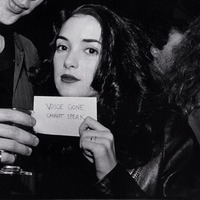
#> input picture jpeg/novoice.jpeg, 200 x 200 px
$ python koch_zhao_stenography.py
#> lines starting #> are read from the running program, lines starting #| are printed output that depends on the picture
import numpy as np
from skimage import io
from skimage.util import view_as_blocks
from scipy.fftpack import dct, idct
from matplotlib import pyplot as plt

u1, v1 = 4, 5
u2, v2 = 5, 4
N = 8
P = 25


def increment_abs(x):
    return x + 1 if x >= 0 else x - 1


def decrement_abs(x):
    if np.abs(x) <= 1:
        return 0
    else:
        return x - 1 if x >= 0 else x + 1


def abs_diff_coefficients(transform):
    return abs(transform[u1, v1]) - abs(transform[u2, v2])


def valid_coefficients(transform, bit, threshold):
    difference = abs_diff_coefficients(transform)
    if (bit == 0) and (difference > threshold):
        return True
    elif (bit == 1) and (difference < -threshold):
        return True
    else:
        return False


def change_coefficients(transform, bit):
    coefficients = transform.copy()
    if bit == 0:
        coefficients[u1, v1] = increment_abs(coefficients[u1, v1])
        coefficients[u2, v2] = decrement_abs(coefficients[u2, v2])
    elif bit == 1:
        coefficients[u1, v1] = decrement_abs(coefficients[u1, v1])
        coefficients[u2, v2] = increment_abs(coefficients[u2, v2])
    return coefficients


def embed_bit(block, bit):
    patch = block.copy()
    coefficients = dct(dct(patch, axis=0, norm='ortho'), axis=1, norm='ortho')
    while not valid_coefficients(coefficients, bit, P) or (bit != take_bit(patch)):
        coefficients = change_coefficients(coefficients, bit)
        patch = double_to_byte(idct(idct(coefficients, axis=0, norm='ortho'), axis=1, norm='ortho'))
    return patch


def embed_message(orig, msg):
    new_image = orig.copy()
    blue = new_image[:, :, 2]
    blocks = view_as_blocks(blue, block_shape=(N, N))
    h = blocks.shape[1]
    for index, bit in enumerate(msg):
        i = index // h
        j = index % h
        block = blocks[i, j]
        blue[i * N: (i + 1) * N, j * N: (j + 1) * N] = embed_bit(block, bit)
    new_image[:, :, 2] = blue
    return new_image


def take_bit(block):
    transform = dct(dct(block, axis=0), axis=1)
    return 0 if abs_diff_coefficients(transform) > 0 else 1


def retrieve_message(image, length):
    blocks = view_as_blocks(image[:, :, 2], block_shape=(N, N))
    h = blocks.shape[1]
    return [take_bit(blocks[index // h, index % h]) for index in range(length)]


def double_to_byte(arr):
    return np.uint8(np.round(np.clip(arr, 0, 255), 0))


def to_bits(s):
    result = []
    for c in s:
        bits = bin(ord(c))[2:]
        result.extend(map(int, bits.rjust(8, '0')))
    return result


def from_bits(bits):
    chars = []
    for i in range(len(bits) // 8):
        byte_char = bits[i * 8:(i + 1) * 8]
        int_char = int(''.join(map(str, byte_char)), 2)
        chars.append(chr(int_char))
    return ''.join(chars)


if __name__ == '__main__':
    original = io.imread('novoice.jpeg')
#> original is the input picture: shape (200, 200, 3); mean R, G, B 50.2, 49.8, 52.5
    message = to_bits("Voice gone cannot speak")

    changed = embed_message(original, message)
#> the loop in embed_message, `for index, bit in enumerate(msg):` made 184 passes

    hidden_message = retrieve_message(changed, len(message))

    # bits
    # print(hidden_message)

    print(from_bits(hidden_message))
#> the loop in from_bits, `for i in range(len(bits) // 8):` made 23 passes
#| Voice gone cannot speak

    if message == hidden_message:
        print('Success')

    io.imshow(np.hstack((original, changed)))
    plt.show()
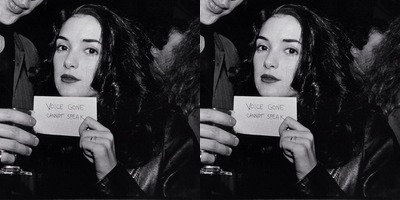
#> shown: shape (200, 400, 3); mean R, G, B 50.2, 49.8, 52.5
